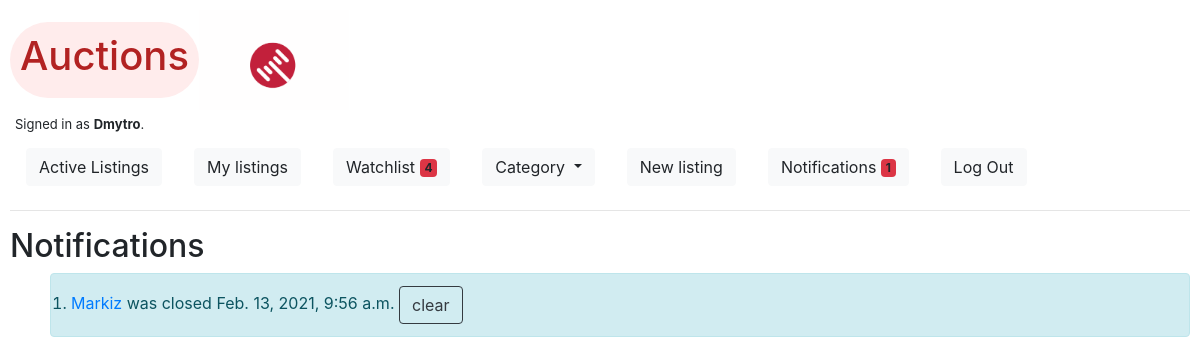
/notifications (signed in), run on an earlier commit of the app's database.
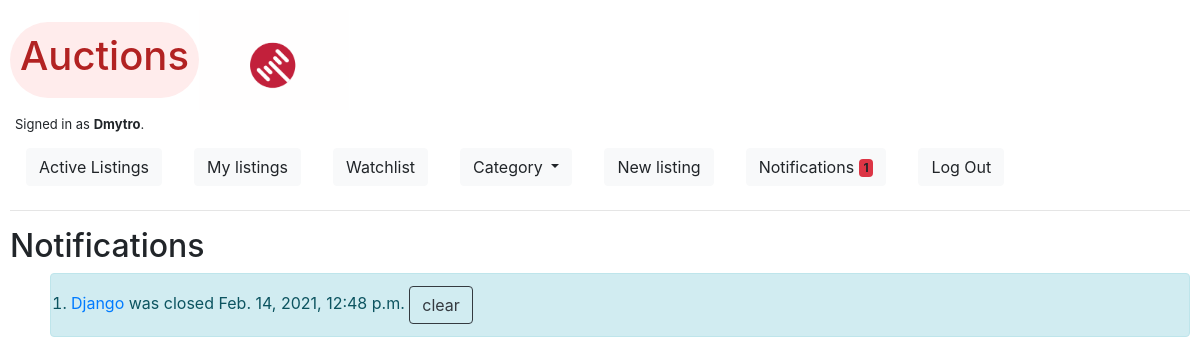
And on a later commit of the database.
### auctions/models.py (models this page shows, shortened)
class User(AbstractUser):
    pass

class Notification(models.Model):
    datetime = models.DateTimeField(auto_now_add=True, blank=True)
    user = models.ForeignKey(User, on_delete=models.CASCADE, related_name="user_notifications")
    listing = models.ForeignKey(Listing, on_delete=models.CASCADE, related_name="listing_notifications")

class Listing(models.Model):
    class Category(models.TextChoices):
        HOME = 'HM', _('Home')
        ELECTRONICS = 'EL', _('Electronics')
        FASHION = 'FS', _('Fashion')
        HEALTH_BEAUTY = 'HB', _('Health & Beauty')
        MOTORS = 'GR', _('Motors')
        COLLECTIBLES = 'CL', _('Collectibles')
        SPORTS = 'SP', _('Sports')
        HOME_GARDEN = 'GA', _('Garden')
        DEALS = 'DE', _('Deals')
        UNDER_TEN = 'UT', _('Under $10')
        PETS = 'PT', _('Pets')
        TOYS = 'TY', _('Toys')
        OTHERS = 'OT', _('Others')
        __empty__ = _('(Unknown)')
    datetime = models.DateTimeField(auto_now_add=True)
    user = models.ForeignKey(User, on_delete=models.CASCADE, related_name="user_listings")
    title = models.CharField(max_length=255, unique=True)
    description = RichTextField(max_length=255)
    starting_price = models.DecimalField(max_digits=19, decimal_places=2)
    category = models.CharField(max_length=2, choices=Category.choices,
                                default=Category.OTHERS,
                                blank=True)
    watchlist = models.ManyToManyField(to=User, related_name="watch", blank=True)
    current_bid = models.DecimalField(max_digits=19, decimal_places=2, blank=True, null=True)
    is_active = models.BooleanField(default=True)

### auctions/views.py (the view)
# urls.py: path("notifications", views.notifications, name="notifications"),
@login_required
def notifications(request):
    if request.method == "POST":
        title = request.POST['notification']
        L = Listing.objects.filter(title=title).get()
        Notification.objects.filter(user=request.user).filter(listing=L).get().delete()
        notifications = Notification.objects.filter(user=request.user).all()
        return render(request, 'auctions/notifications.html', {
            "notifications": notifications,
        })
    elif request.method == "GET":
        notifications = Notification.objects.filter(user=request.user).all()
        return render(request, 'auctions/notifications.html', {
            "notifications": notifications,
        })

### auctions/templates/auctions/notifications.html (shortened to what this page needs)
{% extends "auctions/layout.html" %}
{% block body %}
    <h2>Notifications</h2>
    <ol>
        {% for notification in notifications %}
            <div class="alert alert-info" role="alert">
                <li>
                    <form method="POST">
                        <a href="{% url 'listing' notification.listing.title %}">
                            {{ notification.listing.title }}</a> was closed {{ notification.datetime }}
                        <button class="btn btn-outline-dark" type="submit" name='notification'
                        value="{{ notification.listing.title }}"> clear </button>
                    </form>
                </li>
            </div>
        {% endfor %}
    </ol>
{% endblock %}

### auctions/templates/auctions/layout.html (shortened to what this page needs)
{% load static %}
<!DOCTYPE html>
<html lang="en">
    <head>
        <link rel="stylesheet" href="https://stackpath.bootstrapcdn.com/bootstrap/4.4.1/css/bootstrap.min.css">
        <link rel="stylesheet" href="{% static 'auctions/styles.css' %}">
        <link rel="stylesheet" href="{% static 'auctions/color.css' %}">
        <script src="https://cdn.jsdelivr.net/npm/bootstrap@5.0.0-beta1/dist/js/bootstrap.min.js"></script>    </head>
    <body class="auctions">
        <div class="title">
            <div id="auction_logo"><h1>Auctions</h1></div>
            <div class="gif"></div>
        </div>
        <div id="is_authenticated">
            {% if user.is_authenticated %}
                Signed in as <strong>{{ user.username }}</strong>.
            {% else %}
                Not signed in.
            {% endif %}
        </div>
        <ul class="nav">
                <li class="nav-item">
                    <a class="nav-link" href="{% url 'index' %}">
                        <button type="button" class="btn btn-light">
                            Active Listings
                        </button>
                    </a>
                </li>
                {% if user.is_authenticated %}
                    <li class="nav-item">
                        <a class="nav-link" href="{% url 'my_listings' %}">
                            <button type="button" class="btn btn-light">
                                My listings
                            </button>
                        </a>
                    </li>
                    <li class="nav-item">
                        <a class="nav-link" href="{% url 'watchlist' %}">
                            <button type="button" class="btn btn-light">
                                Watchlist <span class="badge bg-danger">{% if request.user.watch.count != 0 %} {{ request.user.watch.count }} {% endif %}</span>
                              </button></a>
                    </li>
                    <li class="nav-item">
                        <div class="nav-link">
                            <a class="btn btn-light dropdown-toggle" href="#" role="button" id="dropdownMenuLink" data-toggle="dropdown" aria-haspopup="true" aria-expanded="false">
                            Category
                            </a>
                        </div>
                    </li>
                    <li class="nav-item">
                        <a class="nav-link" href="{% url 'new_listing' %}">
                            <button type="button" class="btn btn-light">
                                New listing
                            </button>
                        </a>
                    </li>
                    <li class="nav-item">
                        <a class="nav-link" href="{% url 'notifications' %}">
                            <button type="button" class="btn btn-light">
                                Notifications <span class="badge bg-danger">{% if request.user.user_notifications.count != 0 %} {{ request.user.user_notifications.count }} {% endif %}</span>
                              </button></a>
                    </li>
                    <li class="nav-item">
                        <a class="nav-link" href="{% url 'logout' %}">
                            <button type="button" class="btn btn-light">
                                Log Out
                            </button>
                        </a>
                    </li>
                {% endif %}
        </ul>
        <hr>
        {% block body %}
        {% endblock %}
    </body>
</html>

What changed in the data, as far as the page shows it:
removed Notification: listing "Markiz", datetime "Feb. 13, 2021, 9:56 a.m."
changed User "Dmytro": user.watch.count "4" → (not shown)
added Notification: listing "Django", datetime "Feb. 14, 2021, 12:48 p.m."
